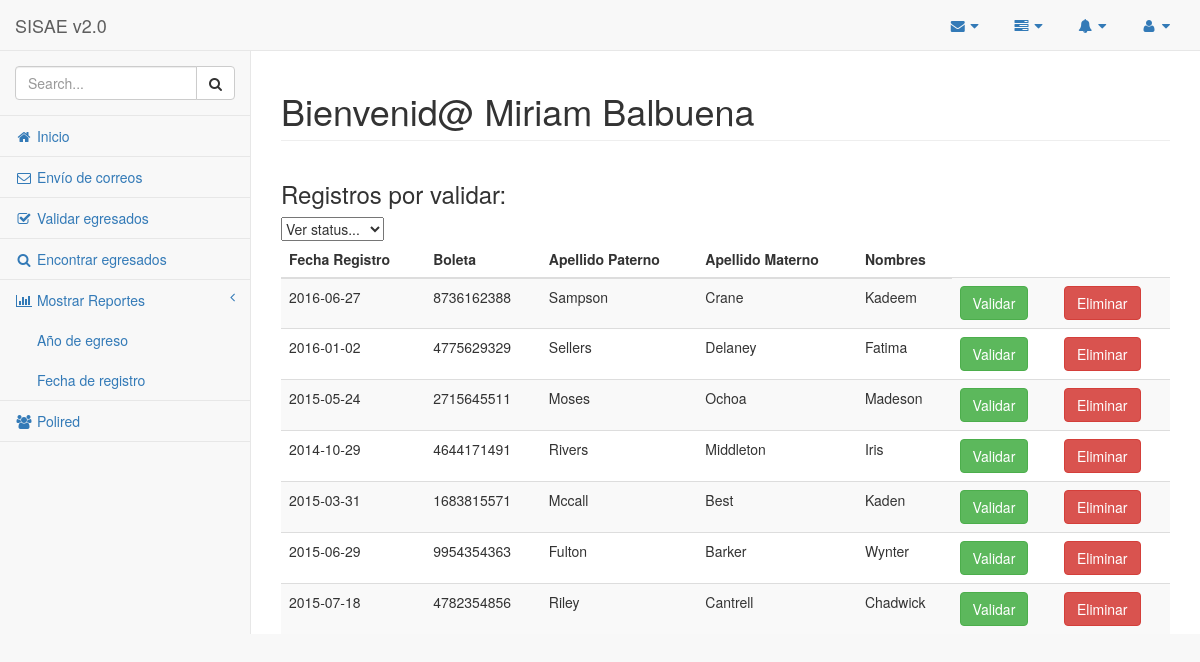
/unidad/validar (signed in), run on an earlier commit of the app's database.
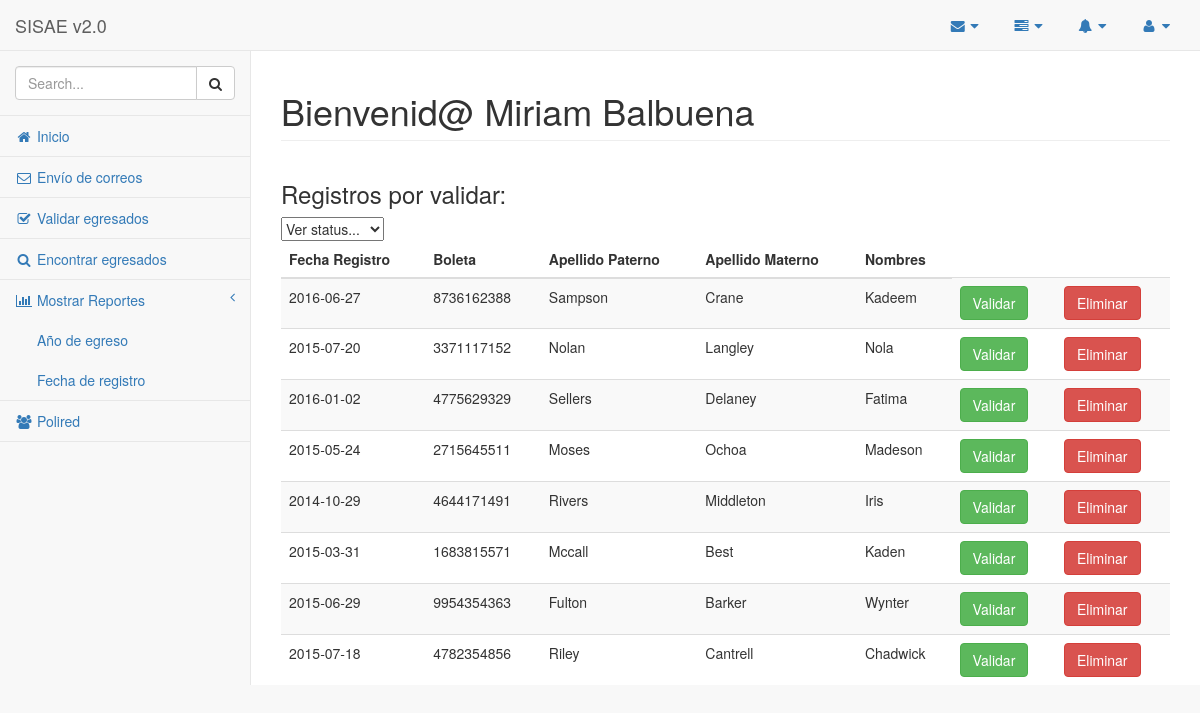
And on a later commit of the database.
### tables this page shows
CREATE TABLE `egre_datos_acads_ipn` (
  `ID_DATO_ACAD_IPN` int(10) NOT NULL,
  `ID_MOTIVO_INTERRUPCION` int(10) DEFAULT NULL,
  `ID_ESTATUS_EGRE` int(10) DEFAULT NULL,
  `ID_MOTIVO_NOTITULACION` int(10) DEFAULT NULL,
  `ID_FORMA_TITULACION` int(10) DEFAULT NULL,
  `ID_CARRERA` int(10) DEFAULT NULL,
  `ID_EGRESADO` int(10) DEFAULT NULL,
  `ID_UNIDAD_RESPONSABLE` int(4) DEFAULT NULL COMMENT 'PK de la tabla, consecutivo numerico, sin significado de negocio.',
  `ANIO_INGRESO` date DEFAULT NULL,
  `ANIO_EGRESO` date DEFAULT NULL,
  `BOLETA` varchar(12) DEFAULT NULL,
  `PROMEDIO` float DEFAULT NULL,
  `VALIDADO_ECU` int(1) DEFAULT NULL,
  `FECHA_REGISTRO` date DEFAULT NULL,
  PRIMARY KEY (`ID_DATO_ACAD_IPN`)
);

CREATE TABLE `egre_egresados` (
  `ID_EGRESADO` int(10) NOT NULL AUTO_INCREMENT,
  `AP_PATERNO` varchar(50) DEFAULT NULL,
  `AP_MATERNO` varchar(50) DEFAULT NULL,
  `NOMBRE` varchar(50) DEFAULT NULL,
  `CURP` varchar(18) DEFAULT NULL,
  `ID_GENERO` int(2) DEFAULT NULL COMMENT 'PK de la tabla, consecutivo numerico, sin significado de negocio.',
  `ID_ESTADO_CIVIL` int(1) DEFAULT NULL COMMENT 'PK de la tabla, consecutivo numerico, sin significado de negocio.',
  `ID_GENTILICIO` int(6) DEFAULT NULL COMMENT 'Identificador unico, sin significado de negocio.',
  `RESIDE_MEXICO` int(1) DEFAULT NULL,
  `ID_ESTADO_NAC` int(2) DEFAULT NULL,
  `ID_USUARIO` int(10) DEFAULT NULL,
  `FECHA_REGISTRO` date DEFAULT NULL,
  PRIMARY KEY (`ID_EGRESADO`)
);

### controller/UnidadController.class.php (called while the page is built, shortened)
<?php
class UnidadController extends _BaseController {
    public function validar ($status = 0){
        $dao = DAOFactory::getEgreDatosAcadsIpnDAO();
        $responsable = unserialize($_SESSION[RESPONSABLE]);
        $registros = $dao->queryNoValidados($responsable->idUnidadResponsable, $status);
        include_once 'templates/unidad.php';
    }
}

### util/SimpleFrontController.class.php (called while the page is built, shortened)
<?php
class SimpleFrontController {
  protected $controller = self::DEFAULT_CONTROLLER;
  protected $action = self::DEFAULT_ACTION;
  protected $params = array();
  public function setController($controller) {
    $controller = ucfirst(strtolower($controller)) . "Controller";
    if (class_exists($controller)) {
      $this->controller = $controller;
    }
    return $this;
  }
  public function setAction($action) {
    $reflector = new ReflectionClass($this->controller);
    if ($reflector->hasMethod($action)) {
      $this->action = $action;
    }
    return $this;
  }
  public function run() {
    @call_user_func_array(array(new $this->controller, $this->action), $this->params);
  }
}

### index.php (called while the page is built, shortened)
<?php
require_once './autoload.php';
$controller = new SimpleFrontController();
$controller->run();
?>

### autoload.php (called while the page is built, shortened)
<?php
$paths = array(
    'util/',
    'model/core/',
    'model/dao/',
    'model/dto/',
    'model/mysql/',
    'model/mysql/ext/',
    'model/sql/',
    'controller/',
);
function autoload($class) {
  global $paths;
  $root = __DIR__;
  foreach ($paths as $path) {
    $file = $root . "/" . $path . $class . '.class.php';
    if (file_exists($file)) {
      return;
    }
  }
}

### model/dao/DAOFactory.class.php (called while the page is built, shortened)
<?php
class DAOFactory{
	public static function getEgreDatosAcadsIpnDAO(){
		return new EgreDatosAcadsIpnMySqlExtDAO();
	}
}
?>

### model/mysql/ext/EgreDatosAcadsIpnMySqlExtDAO.class.php (called while the page is built, shortened)
<?php
class EgreDatosAcadsIpnMySqlExtDAO extends EgreDatosAcadsIpnMySqlDAO{
	public function queryNoValidados($idUnidadResponsable = 0, $status = 0){
        if ($idUnidadResponsable == 0){
            $sql = 'SELECT d.ID_DATO_ACAD_IPN, e.FECHA_REGISTRO, d.BOLETA, e.AP_PATERNO, e.AP_MATERNO, e.NOMBRE
                    FROM egre_egresados e, egre_datos_acads_ipn d
                    WHERE e.ID_EGRESADO = d.ID_EGRESADO
                    AND d.VALIDADO_ECU IN (0, 1)';
            $sqlQuery = new SqlQuery($sql);
        }else{
            $sql = 'SELECT d.ID_DATO_ACAD_IPN, e.FECHA_REGISTRO, d.BOLETA, e.AP_PATERNO, e.AP_MATERNO, e.NOMBRE
                    FROM egre_egresados e, egre_datos_acads_ipn d
                    WHERE e.ID_EGRESADO = d.ID_EGRESADO
                    AND d.VALIDADO_ECU = ?
                    AND d.ID_UNIDAD_RESPONSABLE = ?';
            $sqlQuery = new SqlQuery($sql);
            $sqlQuery->setNumber($status);
            $sqlQuery->setNumber($idUnidadResponsable);
        }
        return QueryExecutor::execute($sqlQuery);
    }
}
?>

### model/sql/QueryExecutor.class.php (called while the page is built, shortened)
<?php
class QueryExecutor{
	public static function execute($sqlQuery){
		$transaction = Transaction::getCurrentTransaction();
		if(!$transaction){
			$connection = new Connection();
		}else{
			$connection = $transaction->getConnection();
		}
		$query = $sqlQuery->getQuery();
                $connection->executeQuery('SET NAMES utf8');
		$result = $connection->executeQuery($query);
		$i=0;
		$tab = array();
		while ($row = mysql_fetch_array($result)){
			$tab[$i++] = $row;
		}
		return $tab;
	}
}
?>

### model/sql/ConnectionProperty.class.php (called while the page is built, shortened)
<?php
class ConnectionProperty{
	private static $database = 'sisae';
	public static function getDatabase(){
		return ConnectionProperty::$database;
	}
}
?>

### model/sql/ConnectionFactory.class.php (called while the page is built, shortened)
<?php
class ConnectionFactory{
	static public function getConnection(){
		$conn = mysql_connect(ConnectionProperty::getHost(), ConnectionProperty::getUser(), ConnectionProperty::getPassword());
		return $conn;
	}
}
?>

### model/sql/SqlQuery.class.php (called while the page is built, shortened)
<?php
class SqlQuery{
	var $txt;
	var $params = array();
	var $idx = 0;
	function SqlQuery($txt){
		$this->txt = $txt;
	}
	public function setNumber($value){
		$this->params[$this->idx++] = "'".$value."'";
	}
	public function getQuery(){
		$p = explode("?", $this->txt);
		$sql = '';
		for($i=0;$i<=$this->idx;$i++){
			if($i>=count($this->params)){
				$sql .= $p[$i];
			}else{
                            if("null"===$this->params[$i]){
                                $columnName = $this->getColumnName($p[$i]);
                                if(isset($columnName)){
                                    $sql .= $columnName."is ".$this->params[$i];
                                }else{
                                    $sql .= $p[$i].$this->params[$i];
                                }
                            }else{
                                $sql .= $p[$i].$this->params[$i];
                            }
			}
		}
		return $sql;
	}
}
?>

### model/sql/Connection.class.php (called while the page is built, shortened)
<?php
class Connection{
	private $connection;
	public function Connection(){
		$this->connection = ConnectionFactory::getConnection();
	}
	public function executeQuery($sql){
		return mysql_query($sql, $this->connection);
	}
}
?>

### view/unidad/verEgresadosStatus.php (the view, shortened to what this page needs)
<div class="row">
    <div class="col-lg-12">
        <h1 class="page-header">Bienvenid@ <span> <?php print $responsable->nombre;?></span></h1>
    </div>
</div>
<h3> Registros por validar: </h3>
<select onChange="window.location.replace(this.options[this.selectedIndex].value)">
    <option value="">Ver status...</option>
    </select>
<table class="table table-striped table-responsive table-hover">
    <thead>
    <th>Fecha Registro</th><th>Boleta</th><th>Apellido Paterno</th><th>Apellido Materno</th><th>Nombres</th>
    </thead>
    <tbody>
        <?php
        $id = 0;
        foreach ($registros as $registro){
            $id++;
            print '<tr id="fila_'.$id.'">';
            print '<td>';
            print $registro['FECHA_REGISTRO'];
            print '</td>';
            print '<td>';
            print $registro['BOLETA'];
            print '</td>';
            print '<td>';
            print $registro['AP_PATERNO'];
            print '</td>';
            print '<td>';
            print $registro['AP_MATERNO'];
            print '</td>';
            print '<td>';
            print $registro['NOMBRE'];
            print '</td>';
            print '<td>';
            print '<button type="button" class="btn btn-success" onclick="cambiaStatus('.$registro['ID_DATO_ACAD_IPN'].',4,'.$id.')">Validar</button>';
            print '</td>';
            print '<td>';
            print '<button type="button" class="btn btn-danger" onclick="cambiaStatus('.$registro['ID_DATO_ACAD_IPN'].',3, '.$id.')">Eliminar</button>';
            print '</td>';
            print '</tr>';
        }
        ?>
    </tbody>
</table>

### templates/unidad.php (shortened to what this page needs)
<!DOCTYPE html>
<html lang="en">
    <head>
        <link href="bower_components/bootstrap/dist/css/bootstrap.min.css" rel="stylesheet">
        <link href="bower_components/metisMenu/dist/metisMenu.min.css" rel="stylesheet">
        <link href="css/timeline.css" rel="stylesheet">
        <link href="css/sb-admin-2.css" rel="stylesheet">
        <link href="bower_components/morrisjs/morris.css" rel="stylesheet">
        <link href="bower_components/font-awesome/css/font-awesome.min.css" rel="stylesheet" type="text/css">
    </head>
    <body>
        <div id="wrapper">
            <nav class="navbar navbar-default navbar-static-top" role="navigation" style="margin-bottom: 0">
                <div class="navbar-header">
                    <a class="navbar-brand" href="index.html">SISAE v2.0</a>
                </div>
                <ul class="nav navbar-top-links navbar-right">
                    <li class="dropdown">
                        <a class="dropdown-toggle" data-toggle="dropdown" href="#">
                            <i class="fa fa-envelope fa-fw"></i>  <i class="fa fa-caret-down"></i>
                        </a>
                    </li>
                    <li class="dropdown">
                        <a class="dropdown-toggle" data-toggle="dropdown" href="#">
                            <i class="fa fa-tasks fa-fw"></i>  <i class="fa fa-caret-down"></i>
                        </a>
                    </li>
                    <li class="dropdown">
                        <a class="dropdown-toggle" data-toggle="dropdown" href="#">
                            <i class="fa fa-bell fa-fw"></i>  <i class="fa fa-caret-down"></i>
                        </a>
                    </li>
                    <li class="dropdown">
                        <a class="dropdown-toggle" data-toggle="dropdown" href="#">
                            <i class="fa fa-user fa-fw"></i>  <i class="fa fa-caret-down"></i>
                        </a>
                    </li>
                </ul>
                <div class="navbar-default sidebar" role="navigation">
                    <div class="sidebar-nav navbar-collapse">
                        <ul class="nav" id="side-menu">
                            <li class="sidebar-search">
                                <div class="input-group custom-search-form">
                                    <input type="text" class="form-control" placeholder="Search...">
                                    <span class="input-group-btn">
                                        <button class="btn btn-default" type="button">
                                            <i class="fa fa-search"></i>
                                        </button>
                                    </span>
                                </div>
                            </li>
                            <li>
                                <a href="unidad/"><i class="fa fa-home fa-fw"></i> Inicio </a>
                            </li>
                            <li>
                                <a href="unidad/envio"><i class="fa fa-envelope-o fa-fw"></i> Envío de correos</a>
                            </li>
                            <li>
                                <a href="unidad/validar"><i class="fa fa-check-square-o fa-fw"></i> Validar egresados </a>
                            </li>
                            <li>
                                <a href="unidad/encontrar"><i class="fa fa-search fa-fw"></i> Encontrar egresados </a>
                            </li>
                            <li>
                                <a><i class="fa fa-bar-chart-o fa-fw"></i> Mostrar Reportes <span class="fa arrow"></span></a>
                                <ul class="nav nav-second-level">
                                    <li>
                                        <a href="reportes/anioEgreso">Año de egreso </a>
                                    </li>
                                    <li>
                                        <a href="reportes/fechaRegistro">Fecha de registro</a>
                                    </li>
                                </ul>
                            </li>
                            <li>
                                <a href="forms.html"><i class="fa fa-users fa-fw"></i> Polired </a>
                            </li>
                        </ul>
                    </div>
                </div>
            </nav>
            <div id="page-wrapper">
                <?php include $_SESSION[VISTA];?>
            </div>
        </div>
    </body>
</html>

### css/sb-admin-2.css (style rules this page uses)
body { background-color: #f8f8f8; }
#wrapper { width: 100%; }
#page-wrapper { padding: 0 15px; min-height: 568px; background-color: #fff; }
@media (min-width:768px) { #page-wrapper { position: inherit; margin: 0 0 0 250px; padding: 0 30px; border-left: 1px solid #e7e7e7; } }
.navbar-top-links { margin-right: 0; }
.navbar-top-links li { display: inline-block; }
.navbar-top-links li:last-child { margin-right: 15px; }
.navbar-top-links li a { padding: 15px; min-height: 50px; }
.sidebar .sidebar-nav.navbar-collapse { padding-right: 0; padding-left: 0; }
.sidebar .sidebar-search { padding: 15px; }
.sidebar ul li { border-bottom: 1px solid #e7e7e7; }
.sidebar .arrow { float: right; }
.sidebar .fa.arrow:before { content: "\f104"; }
.sidebar .nav-second-level li, .sidebar .nav-third-level li { border-bottom: 0!important; }
.sidebar .nav-second-level li a { padding-left: 37px; }
@media (min-width:768px) { .sidebar { z-index: 1; position: absolute; width: 250px; margin-top: 51px; } }

What changed in the data, as far as the page shows it:
now on this page (row edited): egre_datos_acads_ipn: ID_EGRESADO.FECHA_REGISTRO "2015-07-20", BOLETA "3371117152", ID_EGRESADO.AP_PATERNO "Nolan", ID_EGRESADO.AP_MATERNO "Langley", ID_EGRESADO.NOMBRE "Nola"
